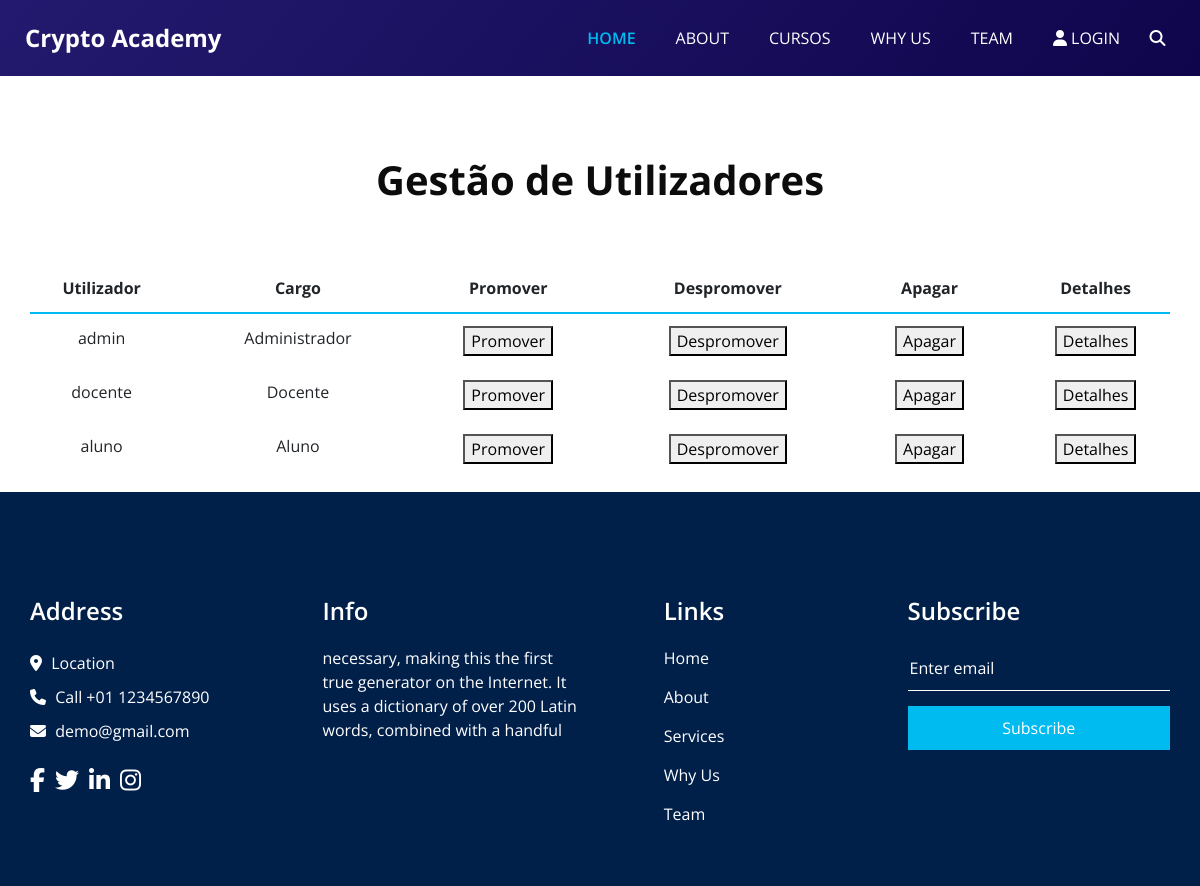
Page /paginas/gestaoUtilizadores.php on the committed database.
### tables this page shows
CREATE TABLE `utilizador` (
                              `id_utilizador` int(11) NOT NULL,
                              `username` varchar(50) NOT NULL,
                              `password` varchar(100) NOT NULL,
                              `email` varchar(150) NOT NULL,
                              `tipo_utilizador` int(11) NOT NULL DEFAULT 1
);

### paginas/gestaoUtilizadores.php (the view, shortened to what this page needs)
<?php
global $conn;
$user = $_SESSION["user"];
?>
    <!DOCTYPE html>
    <html>
    <head>
        <link rel="stylesheet" type="text/css" href="bootstrap.css" />
        <link rel="stylesheet" type="text/css" href="https://cdnjs.cloudflare.com/ajax/libs/OwlCarousel2/2.3.4/assets/owl.carousel.min.css" />
        <link href="font-awesome.min.css" rel="stylesheet" />
        <link href="style.css" rel="stylesheet" />
        <link href="responsive.css" rel="stylesheet" />
    </head>
    <body class="sub_page">
    <div class="hero_area">
        <header class="header_section">
            <div class="container-fluid">
                <nav class="navbar navbar-expand-lg custom_nav-container ">
                    <a class="navbar-brand" href="paginaPrincipal.php">
            <span>
              Crypto Academy
            </span>
                    </a>
                    <div class="collapse navbar-collapse" id="navbarSupportedContent">
                        <ul class="navbar-nav  ">
                            <li class="nav-item active">
                                <a class="nav-link" href="paginaPrincipal.php">Home <span class="sr-only">(current)</span></a>
                            </li>
                            <li class="nav-item">
                                <a class="nav-link" href="about.html"> About</a>
                            </li>
                            <li class="nav-item">
                                <a class="nav-link" href="cursos.php">Cursos</a>
                            </li>
                            <li class="nav-item">
                                <a class="nav-link" href="why.html">Why Us</a>
                            </li>
                            <li class="nav-item">
                                <a class="nav-link" href="team.html">Team</a>
                            </li>
                            <li class="nav-item">
                                <?php
                                if(isset($_SESSION["user"])){
                                    echo '<a class="nav-link" href="logout.php"> <i class="fa fa-user" aria-hidden="true"></i> Logout</a>';
                                }else{
                                    echo '<a class="nav-link" href="login.html"> <i class="fa fa-user" aria-hidden="true"></i> Login</a>';
                                }
                                ?>
                            </li>
                            <form class="form-inline">
                                <button class="btn  my-2 my-sm-0 nav_search-btn" type="submit">
                                    <i class="fa fa-search" aria-hidden="true"></i>
                                </button>
                            </form>
                        </ul>
                    </div>
                </nav>
            </div>
        </header>
    </div>
    <div class="heading_container heading_center" style="margin-top: 80px">
        <h2>
            Gestão de Utilizadores <span></span>
        </h2>
        <div class="container">
            <table class="table table-primary table-sortable" role="grid">
                <thead>
                    <tr>
                        <th class="text-center header" scope="col" role="columnheader"><span>Utilizador</span></th>
                        <th class="text-center header" scope="col" role="columnheader"><span>Cargo</span></th>
                        <th class="text-center header" scope="col" role="columnheader"><span>Promover</span></th>
                        <th class="text-center header" scope="col" role="columnheader"><span>Despromover</span></th>
                        <th class="text-center header" scope="col" role="columnheader"><span>Apagar</span></th>
                        <th class="text-center header" scope="col" role="columnheader"><span>Detalhes</span></th>
                    </tr>
                </thead>
                <tbody>
                <div class="botoes_gest">
                    <?php
                        $sql = "SELECT username, tipo_utilizador, id_utilizador FROM utilizador WHERE username != '$user'";
                        $result = mysqli_query($conn, $sql);
                        if(mysqli_num_rows($result)>0){
                            while($row = mysqli_fetch_assoc($result)){
                                $utilizador = $row["username"];
                                $tipo_utilizador = $row["tipo_utilizador"];
                                $id_utilizador = $row["id_utilizador"];
                                switch ($tipo_utilizador){
                                    case ADMINISTRADOR:
                                        $tipo = "Administrador";
                                        break;
                                    case DOCENTE:
                                        $tipo = "Docente";
                                        break;
                                    case ALUNO:
                                        $tipo = "Aluno";
                                        break;
                                }
                                if($tipo_utilizador == CLIENTE){
                                    echo "
                                    <tr>
                                        <td class='text-center'>$utilizador</td>
                                        <td class='text-center'>$tipo</td>
                                        <td class='text-center'><a href='promocao.php?promover=1&id=$id_utilizador'><button>Promover</button></a></td>
                                        <td class='text-center'>/</td>
                                        <td class='text-center'><a href='apagar.php?user=$utilizador'><button>Apagar</button></a></td>
                                        <td class='text-center'>/</td>
                                    </tr>
                                ";
                                }else{
                                    echo "
                                    <tr>
                                        <td class='text-center'>$utilizador</td>
                                        <td class='text-center'>$tipo</td>
                                        <td class='text-center'><a href='promocao.php?promover=1&id=$id_utilizador'><button>Promover</button></a></td>
                                        <td class='text-center'><a href='promocao.php?promover=0&id=$id_utilizador'><button>Despromover</button></a></td>
                                        <td class='text-center'><a href='apagar.php?user=$utilizador'><button>Apagar</button></a></td>
                                        <td class='text-center'><a href='gerirDados.php?id=".$id_utilizador."&utilizador=1'><button>Detalhes</button></a></td>
                                    </tr>
                                ";
                                }
                            }
                        }
                    ?>
        </div>
        </tbody>
        </table>
    </div>
    </div>
    <section class="info_section layout_padding2">
        <div class="container">
            <div class="row">
                <div class="col-md-6 col-lg-3 info_col">
                    <div class="info_contact">
                        <h4>
                            Address
                        </h4>
                        <div class="contact_link_box">
                            <a href="">
                                <i class="fa fa-map-marker" aria-hidden="true"></i>
                                <span>
                  Location
                </span>
                            </a>
                            <a href="">
                                <i class="fa fa-phone" aria-hidden="true"></i>
                                <span>
                  Call +01 1234567890
                </span>
                            </a>
                            <a href="">
                                <i class="fa fa-envelope" aria-hidden="true"></i>
                                <span>
                  demo@gmail.com
                </span>
                            </a>
                        </div>
                    </div>
                    <div class="info_social">
                        <a href="">
                            <i class="fa fa-facebook" aria-hidden="true"></i>
                        </a>
                        <a href="">
                            <i class="fa fa-twitter" aria-hidden="true"></i>
                        </a>
                        <a href="">
                            <i class="fa fa-linkedin" aria-hidden="true"></i>
                        </a>
                        <a href="">
                            <i class="fa fa-instagram" aria-hidden="true"></i>
                        </a>
                    </div>
                </div>
                <div class="col-md-6 col-lg-3 info_col">
                    <div class="info_detail">
                        <h4>
                            Info
                        </h4>
                        <p>
                            necessary, making this the first true generator on the Internet. It uses a dictionary of over 200 Latin words, combined with a handful
                        </p>
                    </div>
                </div>
                <div class="col-md-6 col-lg-2 mx-auto info_col">
                    <div class="info_link_box">
                        <h4>
                            Links
                        </h4>
                        <div class="info_links">
                            <a class="active" href="paginaPrincipal.php">
                                Home
                            </a>
                            <a class="" href="about.html">
                                About
                            </a>
                            <a class="" href="cursos.php">
                                Services
                            </a>
                            <a class="" href="why.html">
                                Why Us
                            </a>
                            <a class="" href="team.html">
                                Team
                            </a>
                        </div>
                    </div>
                </div>
                <div class="col-md-6 col-lg-3 info_col ">
                    <h4>
                        Subscribe
                    </h4>
                    <form action="#">
                        <input type="text" placeholder="Enter email" />
                        <button type="submit">
                            Subscribe
                        </button>
                    </form>
                </div>
            </div>
        </div>
    </section>
    </body>
    </html>

### paginas/style.css (style rules this page uses)
body { font-family: "Open Sans", sans-serif; color: #0c0c0c; background-color: #ffffff; overflow-x: hidden; }
.layout_padding2 { padding: 75px 0; }
.heading_container { display: -webkit-box; display: -ms-flexbox; display: flex; -webkit-box-orient: vertical; -webkit-box-direction: normal; -ms-flex-direction: column; flex-direction: column; -webkit-box-align: start; -ms-flex-align: start; align-items: flex-start; }
.heading_container h2 { position: relative; font-weight: bold; font-size: 40px; margin-bottom: 0; }
.heading_container.heading_center { -webkit-box-align: center; -ms-flex-align: center; align-items: center; text-align: center; }
a, a:hover, a:focus { text-decoration: none; }
.btn, .btn:focus { outline: none !important; -webkit-box-shadow: none; box-shadow: none; }
.hero_area { position: relative; min-height: 100vh; display: -webkit-box; display: -ms-flexbox; display: flex; -webkit-box-orient: vertical; -webkit-box-direction: normal; -ms-flex-direction: column; flex-direction: column; }
.sub_page .hero_area { min-height: auto; background: linear-gradient(130deg, #231a6f, #0f054c); }
.header_section { padding: 15px 0; }
.header_section .container-fluid { padding-right: 25px; padding-left: 25px; }
.navbar-brand span { font-weight: bold; font-size: 24px; color: #ffffff; }
.custom_nav-container { padding: 0; }
.custom_nav-container .navbar-nav { margin-left: auto; }
.custom_nav-container .navbar-nav .nav-item .nav-link { padding: 5px 20px; color: #ffffff; text-align: center; text-transform: uppercase; border-radius: 5px; -webkit-transition: all 0.3s; transition: all 0.3s; }
.custom_nav-container .navbar-nav .nav-item:hover .nav-link, .custom_nav-container .navbar-nav .nav-item.active .nav-link { color: #00bbf0; }
.custom_nav-container .navbar-nav .nav-item.active .nav-link { font-weight: 600; }
.custom_nav-container .nav_search-btn { width: 35px; height: 35px; padding: 0; border: none; color: #ffffff; }
.info_section { background-color: #00204a; color: #ffffff; padding: 45px 0 15px 0; }
.info_section h4 { font-weight: 600; margin-bottom: 20px; }
.info_section .info_col { margin-bottom: 30px; }
.info_section .info_contact .contact_link_box { display: -webkit-box; display: -ms-flexbox; display: flex; -webkit-box-orient: vertical; -webkit-box-direction: normal; -ms-flex-direction: column; flex-direction: column; }
.info_section .info_contact .contact_link_box a { margin: 5px 0; color: #ffffff; }
.info_section .info_contact .contact_link_box a i { margin-right: 5px; }
.info_section .info_social { display: -webkit-box; display: -ms-flexbox; display: flex; margin-top: 20px; margin-bottom: 10px; }
.info_section .info_social a { display: -webkit-box; display: -ms-flexbox; display: flex; -webkit-box-pack: center; -ms-flex-pack: center; justify-content: center; -webkit-box-align: center; -ms-flex-align: center; align-items: center; color: #ffffff; border-radius: 100%; margin-right: 10px; font-size: 24px; }
.info_section .info_links { display: -webkit-box; display: -ms-flexbox; display: flex; -webkit-box-orient: vertical; -webkit-box-direction: normal; -ms-flex-direction: column; flex-direction: column; -ms-flex-wrap: wrap; flex-wrap: wrap; }
.info_section .info_links a { display: -webkit-box; display: -ms-flexbox; display: flex; -webkit-box-align: center; -ms-flex-align: center; align-items: center; margin-bottom: 15px; color: #ffffff; }
.info_section form input { border: none; border-bottom: 1px solid #ffffff; background-color: transparent; width: 100%; height: 45px; color: #ffffff; outline: none; }
.info_section form input::placeholder { color: #ffffff; }
.info_section form button { width: 100%; text-align: center; display: inline-block; padding: 10px 55px; background-color: #00bbf0; color: #ffffff; border-radius: 0; -webkit-transition: all 0.3s; transition: all 0.3s; border: none; margin-top: 15px; }
.container { margin-top: 5%; }

### paginas/responsive.css (style rules this page uses)
@media (min-width: 1200px) { .container { max-width: 1170px; } }

### rows in the picture
utilizador: username "admin", tipo_utilizador "Administrador"
utilizador: username "docente", tipo_utilizador "Docente"
utilizador: username "aluno", tipo_utilizador "Aluno"
